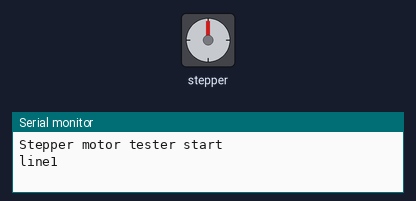
Recording of a sketch running on a simulated Arduino Mega 2560, built with avr-gcc and run on an emulated ATmega2560. Parts: stepper motor, the last lines printed to the serial monitor. Wiring (inferred from the names in the program): stepper motor driver (200 steps per turn assumed): step pin 26; direction pin 27; enable pin 28.

Above: at 0.05 s.
At 1.55 s:
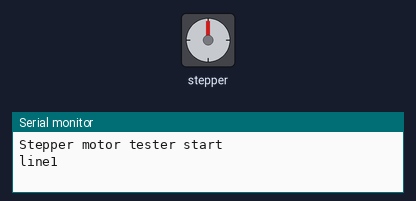
At 3.1 s:
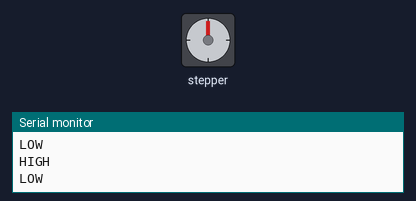
At 4.1 s:
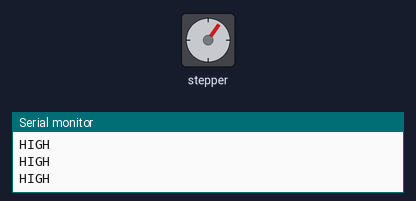
Timing chart, 0 to 5.4 s (numbered marks = the images above):
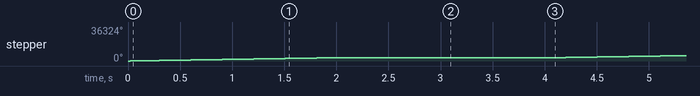

Measured:
- by itself, stepper: turns 3600° clockwise in 2.0 s, then 36° clockwise in 0.12 s, repeating every 4.1 s

The sketch:

stepper_mpide_stepdir.ino
```cpp
// Step-dir драйвер шагового мотора использует 3 пина:
// Подача периодического импульса HIGH/LOW будет вращать мотор
int motor1_pin_pulse = 26;
// Направление (1 - в одну сторону, 0 - в другую)
int motor1_pin_dir = 27;
// Вкл (0)/выкл (1) мотор
int motor1_pin_en = 28;


void setup() {
    Serial.begin(9600);
    Serial.println("Stepper motor tester start");
//
    pinMode(motor1_pin_pulse, OUTPUT);
    pinMode(motor1_pin_dir, OUTPUT);
    pinMode(motor1_pin_en, OUTPUT);

    // включить мотор
    digitalWrite(motor1_pin_en, LOW);
}

void loop() {
    // задать направление
    digitalWrite(motor1_pin_dir, HIGH);

    // шагаем мотором - подаём периодический импульс
    // (оптимальная частота импульса подбирается экспериментально
    // в зависимости от драйвера и шагового мотора;
    // 500 мкс - 2000мкс для драйвера stb57+шаговик ST57-H56 ок.)
    Serial.println("line1");
    for(int i = 0; i < 2000; i++) {
        digitalWrite(motor1_pin_pulse, HIGH);
        delayMicroseconds(500);
        digitalWrite(motor1_pin_pulse, LOW);
        delayMicroseconds(500);
    }
    delay(1000);

    // задать направление
    digitalWrite(motor1_pin_dir, HIGH);

    Serial.println("line2");
    for(int i = 0; i < 10; i++) {
        Serial.println("HIGH");
        digitalWrite(motor1_pin_pulse, HIGH);
        delayMicroseconds(1000000);

        Serial.println("LOW");
        digitalWrite(motor1_pin_pulse, LOW);
        delayMicroseconds(1000000);
    }

    Serial.println("line3");
    for(int i = 0; i < 10; i++) {
        Serial.println("HIGH");
        digitalWrite(motor1_pin_pulse, HIGH);
//        delayMicroseconds(10);

//        Serial.println("LOW");
        digitalWrite(motor1_pin_pulse, LOW);
        delayMicroseconds(1000000);
    }
    delay(1000);
}
```
